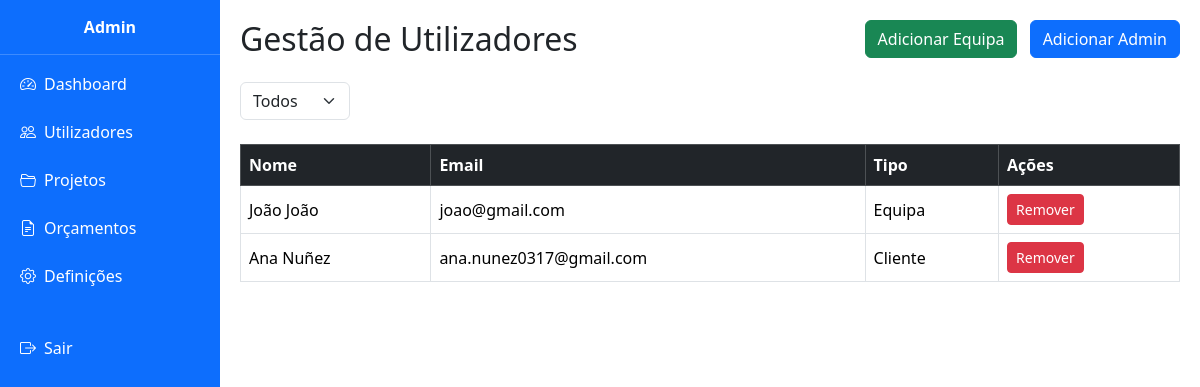
/admin/utilizadores.php, run on the app's committed database.
### tables this page shows
CREATE TABLE IF NOT EXISTS `utilizadores` (
  `id` int NOT NULL AUTO_INCREMENT,
  `nome` varchar(255) NOT NULL,
  `email` varchar(255) NOT NULL,
  `password` varchar(255) NOT NULL,
  `tipo_utilizador` enum('admin','equipa','cliente') NOT NULL,
  `imagem` varchar(255) DEFAULT NULL,
  `visivel` tinyint(1) NOT NULL DEFAULT '1',
  PRIMARY KEY (`id`),
  UNIQUE KEY `email` (`email`)
);

### admin/utilizadores.php (the view, shortened to what this page needs)
<?php
require('../includes/connection.php');
?>
<!DOCTYPE html>
<html lang="pt-pt">
<head>
  <link href="https://cdn.jsdelivr.net/npm/bootstrap@5.3.2/dist/css/bootstrap.min.css" rel="stylesheet">
  <link href="https://cdn.jsdelivr.net/npm/bootstrap-icons@1.10.5/font/bootstrap-icons.css" rel="stylesheet">
</head>
<body>
<?php require('../includes/sidebar.php'); ?>
<div class="main-content">
  <div class="d-flex justify-content-between align-items-center mb-4">
    <h2 class="mb-0">Gestão de Utilizadores</h2>
    <div>
      <button class="btn btn-success me-2" data-bs-toggle="modal" data-bs-target="#modalAdicionar">Adicionar Equipa</button>
      <button class="btn btn-primary" data-bs-toggle="modal" data-bs-target="#modalAdicionarAdmin">Adicionar Admin</button>
    </div>
  </div>
  <div class="mb-4">
    <select class="form-select w-auto" id="filtroTipo" onchange="filtrarTabela()">
      <option value="todos">Todos</option>
    </select>
  </div>
  <table class="table table-hover table-bordered align-middle">
    <thead class="table-dark">
      <tr>
        <th>Nome</th>
        <th>Email</th>
        <th>Tipo</th>
        <th>Ações</th>
      </tr>
    </thead>
    <tbody id="tabelaUtilizadores">
      <?php
      $sql = "SELECT * FROM utilizadores WHERE visivel = 1";
      $resultado = $conn->query($sql);
      if ($resultado->num_rows > 0) {
          while ($row = $resultado->fetch_assoc()) {
              echo "<tr data-tipo='" . strtolower($row['tipo_utilizador']) . "'>";
              echo "<td>" . htmlspecialchars($row['nome']) . "</td>";
              echo "<td>" . htmlspecialchars($row['email']) . "</td>";
              echo "<td>" . ucfirst(htmlspecialchars($row['tipo_utilizador'])) . "</td>";
              echo "<td>
                      <form action='remover_utilizador.php' method='POST' onsubmit='return confirm(\"Tens a certeza que queres remover este utilizador?\");'>
                        <input type='hidden' name='id' value='" . $row['id'] . "'>
                        <button type='submit' class='btn btn-sm btn-danger'>Remover</button>
                      </form>
                    </td>";
              echo "</tr>";
          }
      } else {
          echo "<tr><td colspan='4' class='text-center'>Nenhum utilizador encontrado.</td></tr>";
      }
      ?>
    </tbody>
  </table>
</div>
</body>
</html>

### admin/utilizadores.php (style rules this page uses)
.main-content { margin-left: 220px; padding: 20px; }

### data on the page
utilizadores: nome "João João", email "joao@gmail.com", tipo_utilizador "Equipa"
utilizadores: nome "Ana Nuñez", email "ana.nunez0317@gmail.com", tipo_utilizador "Cliente"
